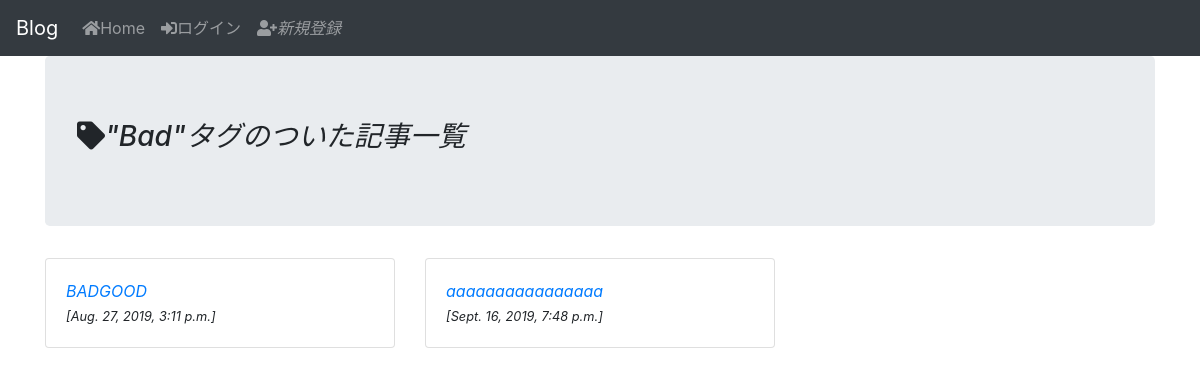
Page /tag/2/ on the committed database.
### mini_app/models.py (models this page shows, shortened)
class Tag(models.Model):
  name = models.CharField(max_length=32, unique=True)
  class Meta:
    ordering = ('name',)

class Article(models.Model):
  author = models.ForeignKey(to=User,on_delete=models.CASCADE,)
  title = models.CharField(max_length=128)
  text = models.TextField()
  posted_at = models.DateTimeField(auto_now_add=True)
  last_modify = models.DateTimeField(auto_now=True)
  like = models.IntegerField(default=0)
  tags = models.ManyToManyField(Tag, blank=True)
  class Meta:
    ordering = ('title',)

### mini_app/views.py (the view)
# urls.py: path("tag/<int:pk>/", views.view_tag, name="view_tag"),
def view_tag(request,pk):
  template_name = "mini_app/view_tag.html"
  try:
    tag = models.Tag.objects.get(pk=pk)
    articles = tag.article_set.all()
  except models.Tag.DoesNotExist:
    raise Http404
  context = {"tag": tag,
             "articles": articles.order_by('posted_at'),
             "login_user_id": request.user.id}
  return render(request,template_name,context)

### mini_app/templates/mini_app/view_tag.html (shortened to what this page needs)
{% extends 'base/base.html' %}
{% block jumbotron %}
<h1 class="h3"><i class="fas fa-tag"></i>"{{ tag.name }}"タグのついた記事一覧</h1>
{% endblock %}
{% block body %}
<div class="row">
  {% for article in articles %}
  <div class="col-12 col-md-6 col-lg-4">
    <div class="card">
      <div class="card-body">
        <div class="row">
          <div class="col-12">
            <a class="text-primary" href="{% url 'view_article' article.pk %}">{{ article.title }}</a>
          </div>
          <div class="col-12">
            <small>[{{ article.posted_at }}]</small>
          </div>
        </div>
      </div>
    </div>
  </div>
  {% endfor %}
</div>
{% endblock %}

### rows in the picture
Tag: name "Bad"
Article: title "BADGOOD", posted_at "Aug. 27, 2019, 3:11 p.m."
Article: title "aaaaaaaaaaaaaaaa", posted_at "Sept. 16, 2019, 7:48 p.m."
